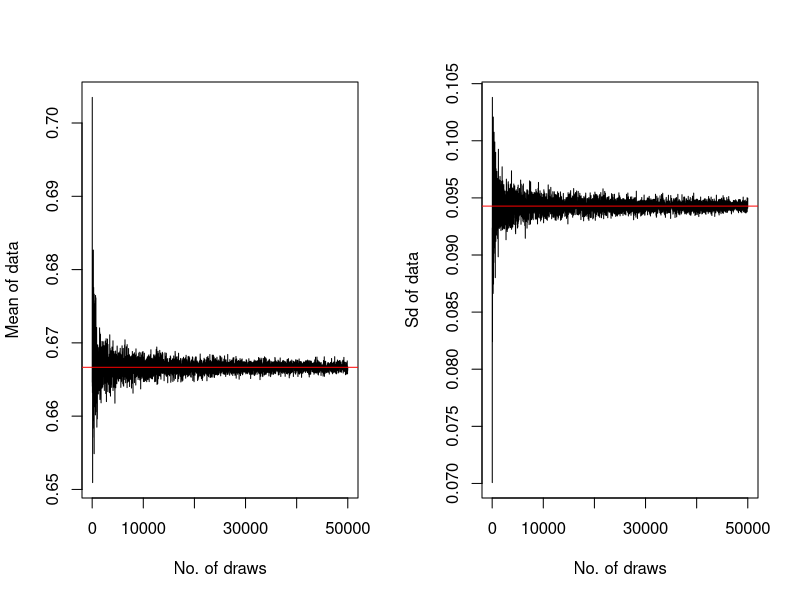
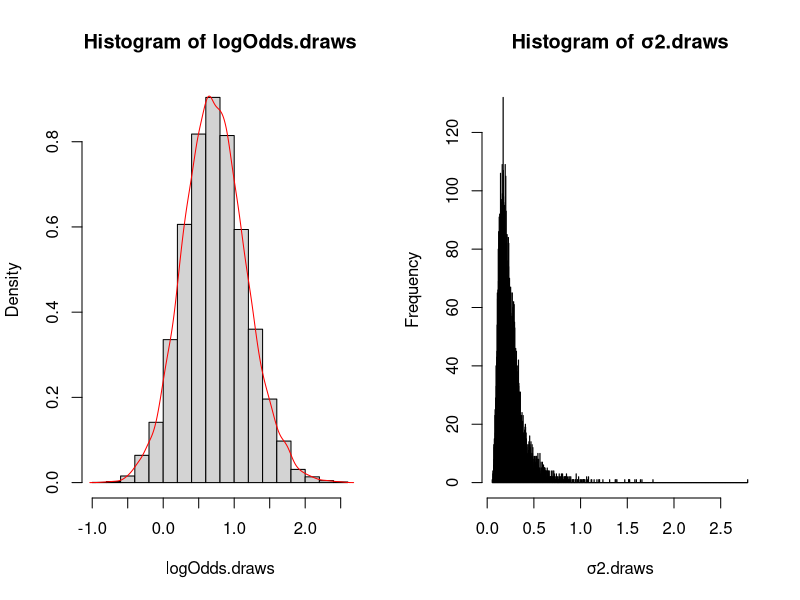
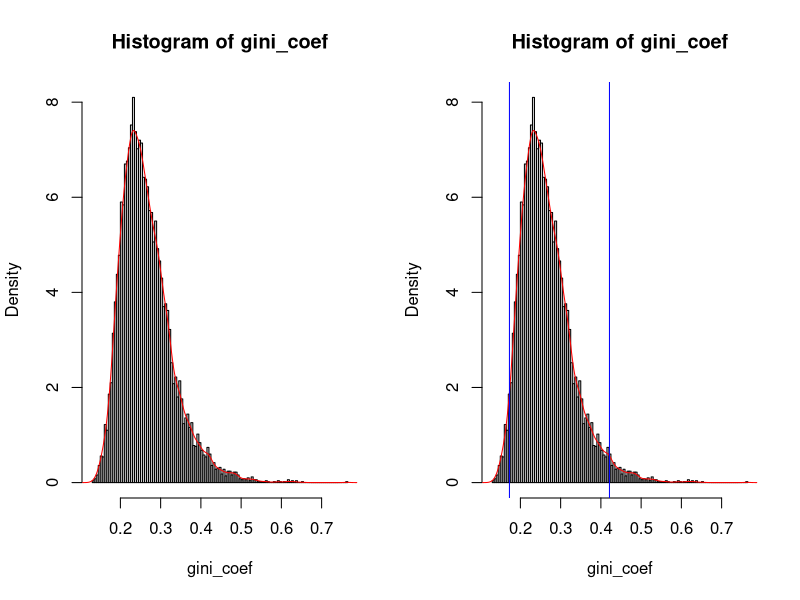
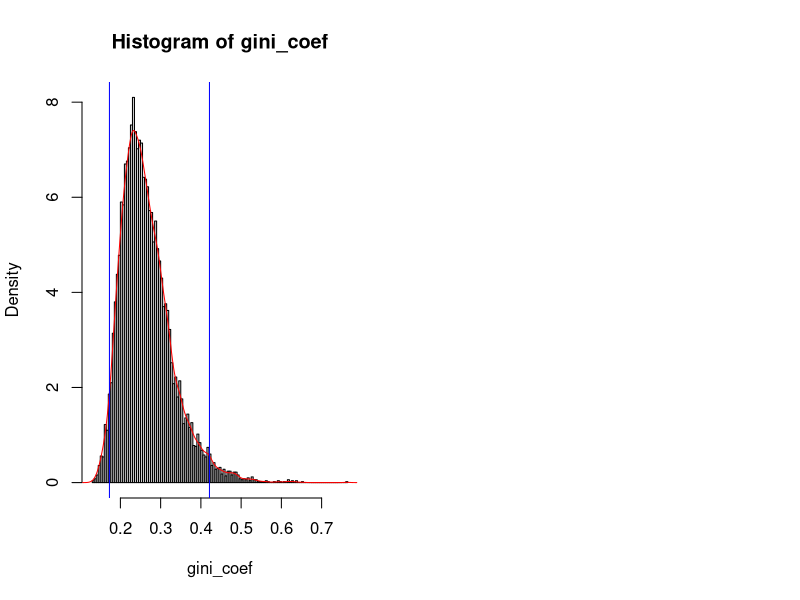

Write the R code that produced these figures, in order. (Note: this script raises an error after producing the figures.)
########################## Lab1 ##########################

############# Task 1 #############
# Bernoulli ... again
#a)
# Instrucitons
# Likelihood: y_1, ..., y_n | θ ~ Bern(θ)
# Prior: θ ~ Beta(alpha_0, beta_0), alpha_0 = beta_0 = 2
# Posterior: θ|y_1, ..., y_n ~ Beta(alpha_0 + s, beta_0 + f)
# s = 14
# n = 20
# f = 6

# Setup
n = 20
s = 14
f = n - s
nDraws = 50000
drawsInterval = 10
intervalVec <- seq(10, nDraws, drawsInterval)

# Prior
prior.alpha = 2
prior.beta = 2

# Posterior
posterior.alpha <- prior.alpha + s
posterior.beta <- prior.beta + f
posterior.draws_means = numeric()
posterior.draws_sd = numeric()

# For-loop - (10, 20, 30, ..., 49980, 49990)
for (i in intervalVec) {
  posterior.draws <- rbeta(n = i, 
                           shape1 = posterior.alpha, 
                           shape2 = posterior.beta) # Draw from beta
  
  posterior.draws_means <- c(posterior.draws_means, mean(posterior.draws)) # Add mean to vector of means
  posterior.draws_sd <- c(posterior.draws_sd, sd(posterior.draws)) # Add sd to vector of sd
}

# True values
posterior.true_mean <- posterior.alpha/(posterior.alpha + posterior.beta)
posterior.true_sd <- sqrt((posterior.alpha*posterior.beta)/((posterior.alpha + posterior.beta)^2 * (posterior.alpha + posterior.beta + 1)))

# Plot
par(mfrow = c(1, 2))
plot(x = intervalVec, 
     y = posterior.draws_means, 
     type = 'l',
     xlab = 'No. of draws',
     ylab = 'Mean of data') # Plot means
abline(h = posterior.true_mean, col = 'red') # Add line of real mean to plot

plot(x = intervalVec, 
     y = posterior.draws_sd, 
     type = 'l',
     xlab = 'No. of draws',
     ylab = 'Sd of data') # Plot sd's
abline(h = posterior.true_sd, col = 'red')

# b) 
# Setup
n = 20
s = 14
f = n - s
nDraws = 10000

# Prior
prior.alpha = 2
prior.beta = 2

# Posterior
posterior.alpha <- prior.alpha + s
posterior.beta <- prior.beta + f
posterior.draws_means = numeric()
posterior.draws_sd = numeric()

# Draws
posterior.draws_10000 <- rbeta(n = nDraws,
                               shape1 = posterior.alpha,
                               shape2 = posterior.beta)

# Calculate probability
posterior.prob_0.4 <- length(which(posterior.draws_10000 < 0.4))/length(posterior.draws_10000)
posterior.prob_real<- pbeta(q = 0.4,
                            shape1 = posterior.alpha,
                            shape2 = posterior.beta)

# c)
# Functions
logOdds <- function(theta) {
  return (log(theta/(1-theta)))
}

# Setup
n = 20
s = 14
f = n - s
nDraws = 10000

# Prior
prior.alpha = 2
prior.beta = 2

# Posterior
posterior.alpha <- prior.alpha + s
posterior.beta <- prior.beta + f

# Draws
posterior.draws_10000 <- rbeta(n = nDraws,
                               shape1 = posterior.alpha,
                               shape2 = posterior.beta)

# Log-odds the draws
logOdds.draws <-logOdds(posterior.draws_10000)

# Hist and plot the density function of the log-odds draws
hist(logOdds.draws, probability = TRUE)
lines(density(logOdds.draws), col = 'red')

############# Task 2 #############
# Log-normal distribution and the Gini coefficient
# Likelihood: y_1, ..., y_n | µ, σ2 ~ log[ N(µ, σ2) ], µ known, σ2 unknown
# Prior: p(σ2) ∝ 1/σ2

# Posterior of σ2: Inv-X(n, tao^2)
# Tao^2 - The sample variance. Calculated as following:
# sum[ (log(y_i) - µ)^2 ]/n

# If X ~ N(0, 1)
# Y = exp(X) ~ log[ N(0,1) ] (lognormal)

# Setup
y <- c(14, 25, 45, 25, 30, 33, 19, 50, 34, 67)
nDraws = 10000
mu = 3.5

# a)
# Functions
scaled_rchisq <- function(Y, mu, nDraws) {
  n <- length(Y) # Length of data
  Z <- rchisq(n = nDraws, df = n) # Draw from Chi-squared distribution
  tao2 <- sum((log(Y) - mu)^2)/n # Calculate tau2 (sample standard diviation)
  
  return (n*tao2/Z)
}

σ2.draws <- scaled_rchisq(y, mu, nDraws) # Draw from Scaled inverse chi-squared distribution
hist(σ2.draws, breaks=1000)

# b)
# Gini-coefficient measuers inequality (0: equal, 1: unequal)
# Uses the Lorenz curve where:
# x-axis: Cumulative share of people from low to high income
# y-axis: Cumulative share of income earned
#
# If a straight line, it's 100% equal
#
# The Gini-coefficient is the ratio between the area between the straight line and the Lorenz curve
# divided by the total area
#
# If the data follows an lognormal distribution (e.g wealth), the Gini-coef is calculated as follows:
# G = 2 * Φ(σ/√2) - 1

σ <- sqrt(σ2.draws) # Square σ2 to get σ
gini_coef <- 2 * pnorm(σ/sqrt(2), mean = 0, sd = 1) - 1 # Calculate the Gini-coefficients for each σ
hist(gini_coef, breaks=200, probability = TRUE) # Hist Gini-coefficients
lines(density(gini_coef), col='red') # Plot density curve

# c)
# Functions
eqtail_CI <- function(..X, interval) {
  lower <- (1-interval)/2
  upper <- 1 - lower
  n <- length(..X)
  X <- sort(..X) # Sort from smallest to largest value
  
  return (list(lower=X[n*lower], upper=X[n*upper]))
}

HPD <- function(density, interval) {
  gini_df <- data.frame(x = density$x, y = density$y)
  gini_df <- gini_df[with(gini_df, order(y)),]
  gini_df <- data.frame(x = gini_df$x, y = gini_df$y)
  n <- dim(gini_df)[1]
  lower <- 1 - interval
  print(lower)
  HPD_cumsum <- cumsum(gini_df$y)/sum(gini_df$y)
  HPD_lower <- which(HPD_cumsum >= lower)[1]
  gini_df_95 <- gini_df[(HPD_lower + 1):n, ]
  HPD_interval <- c(min(gini_df_95$x), max(gini_df_95$x))
  return (list(lower = HPD_interval[1], upper = HPD_interval[2]))
}

# 95% equal tail credible interval
gini_coef_CI <- eqtail_CI(gini_coef, 0.95)
  
hist(gini_coef, breaks=200, probability = TRUE) # Hist Gini-coefficients
lines(density(gini_coef), col='red') # Plot density curve
abline(v = gini_coef_CI$lower, col='blue') # Plot lower CI line
abline(v = gini_coef_CI$upper, col='blue') # Plot upper CI line

# Highest Posterior Density Interval
gini_density <- density(gini_coef)
HPD_interval <- HPD(gini_density, 0.95)

# Plot histogram of Gini coefficients, 95% credible interval (blue) and 95% HPD interval (green)
hist(gini_coef, breaks=200, probability = TRUE) # Hist Gini-coefficients
lines(density(gini_coef), col='red') # Plot density curve
abline(v = gini_coef_CI$lower, col='blue') # Plot lower CI line
abline(v = gini_coef_CI$upper, col='blue') # Plot upper CI line
abline(v = HDP_interval$lower, col='green') # Plot lower HPD interval
abline(v = HDP_interval$upper, col='green') # Plot upper HPD interval